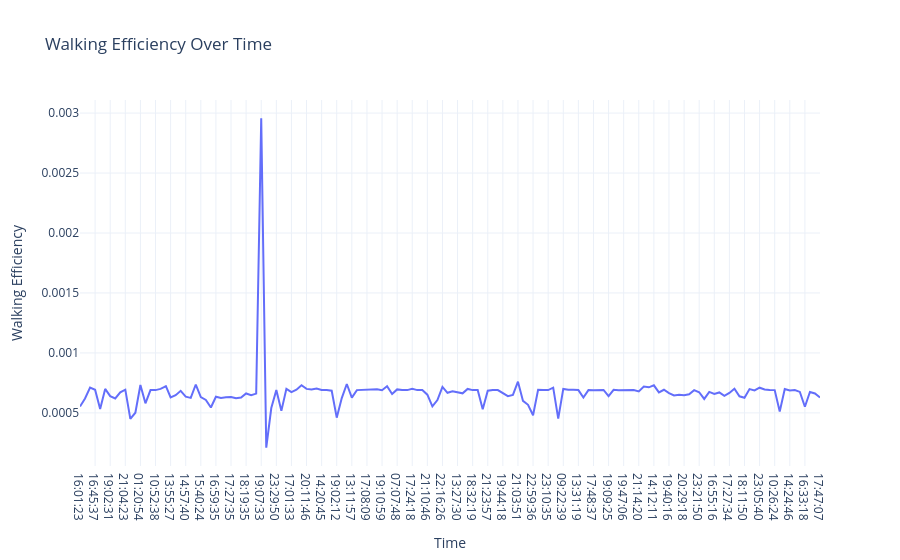

The notebook cell saved with this chart:
### Code cell
# Calculate Walking Efficiency
data["Walking Efficiency"] = data["Distance"] / data["Step Count"]

fig6 = px.line(data, x="Time",
               y="Walking Efficiency",
               title="Walking Efficiency Over Time")
fig6.show()

### Figure 1 — Plotly figure (JSON) as saved in the notebook; plotly's stock layout.template omitted (floating-point values rounded to 4 significant figures; data arrays with more than 128 entries replaced by an {"elided": "..."} marker saying what was removed)
{"data": [{"hovertemplate": "Time=%{x}<br>Walking Efficiency=%{y}<extra></extra>", "legendgroup": "", "line": {"color": "#636efa", "dash": "solid"}, "marker": {"symbol": "circle"}, "mode": "lines", "name": "", "orientation": "v", "showlegend": false, "type": "scatter", "x": {"elided": "149 str values"}, "xaxis": "x", "y": {"elided": "149 float values"}, "yaxis": "y"}], "layout": {"autosize": true, "legend": {"tracegroupgap": 0}, "title": {"text": "Walking Efficiency Over Time"}, "xaxis": {"anchor": "y", "autorange": true, "domain": [0, 1], "range": [0, 147], "title": {"text": "Time"}, "type": "category"}, "yaxis": {"anchor": "x", "autorange": true, "domain": [0, 1], "range": [5.718e-05, 0.003109], "title": {"text": "Walking Efficiency"}, "type": "linear"}}}
